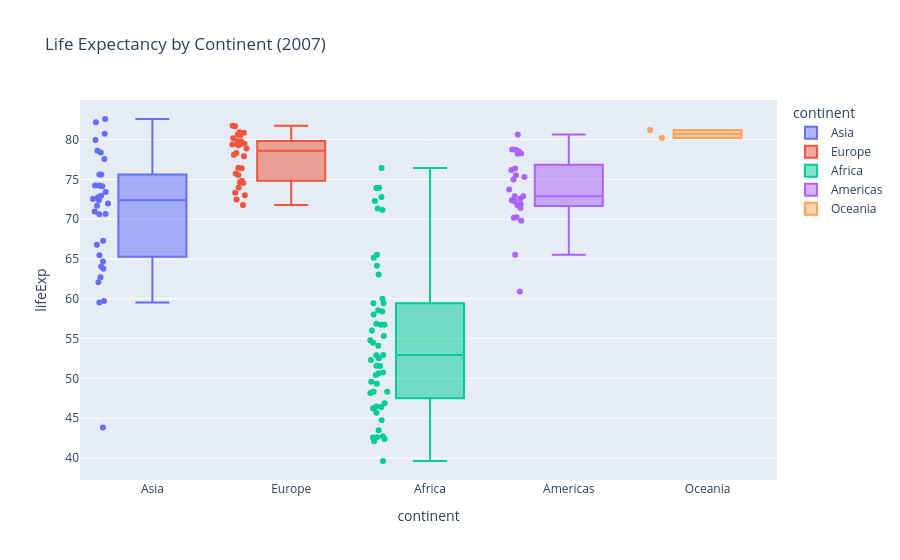

Notebook cell for this chart:
### Code cell
fig = px.box(
    df_2007,
    x="continent",
    y="lifeExp",
    color="continent",
    points="all",
    title="Life Expectancy by Continent (2007)",
)
fig.show()

### Figure 1 — Plotly figure (JSON) as saved in the notebook; plotly's stock layout.template omitted (floating-point values rounded to 4 significant figures)
{"data": [{"alignmentgroup": "True", "boxpoints": "all", "hovertemplate": "continent=%{x}<br>lifeExp=%{y}<extra></extra>", "legendgroup": "Asia", "marker": {"color": "#636efa"}, "name": "Asia", "notched": false, "offsetgroup": "Asia", "orientation": "v", "showlegend": true, "type": "box", "x": ["Asia", "Asia", "Asia", "Asia", "Asia", "Asia", "Asia", "Asia", "Asia", "Asia", "Asia", "Asia", "Asia", "Asia", "Asia", "Asia", "Asia", "Asia", "Asia", "Asia", "Asia", "Asia", "Asia", "Asia", "Asia", "Asia", "Asia", "Asia", "Asia", "Asia", "Asia", "Asia", "Asia"], "x0": " ", "xaxis": "x", "y": [43.83, 75.64, 64.06, 59.72, 72.96, 82.21, 64.7, 70.65, 70.96, 59.55, 80.75, 82.6, 72.53, 67.3, 78.62, 77.59, 71.99, 74.24, 66.8, 62.07, 63.78, 75.64, 65.48, 71.69, 72.78, 79.97, 72.4, 74.14, 78.4, 70.62, 74.25, 73.42, 62.7], "y0": " ", "yaxis": "y"}, {"alignmentgroup": "True", "boxpoints": "all", "hovertemplate": "continent=%{x}<br>lifeExp=%{y}<extra></extra>", "legendgroup": "Europe", "marker": {"color": "#EF553B"}, "name": "Europe", "notched": false, "offsetgroup": "Europe", "orientation": "v", "showlegend": true, "type": "box", "x": ["Europe", "Europe", "Europe", "Europe", "Europe", "Europe", "Europe", "Europe", "Europe", "Europe", "Europe", "Europe", "Europe", "Europe", "Europe", "Europe", "Europe", "Europe", "Europe", "Europe", "Europe", "Europe", "Europe", "Europe", "Europe", "Europe", "Europe", "Europe", "Europe", "Europe"], "x0": " ", "xaxis": "x", "y": [76.42, 79.83, 79.44, 74.85, 73.0, 75.75, 76.49, 78.33, 79.31, 80.66, 79.41, 79.48, 73.34, 81.76, 78.89, 80.55, 74.54, 79.76, 80.2, 75.56, 78.1, 72.48, 74.0, 74.66, 77.93, 80.94, 80.88, 81.7, 71.78, 79.42], "y0": " ", "yaxis": "y"}, {"alignmentgroup": "True", "boxpoints": "all", "hovertemplate": "continent=%{x}<br>lifeExp=%{y}<extra></extra>", "legendgroup": "Africa", "marker": {"color": "#00cc96"}, "name": "Africa", "notched": false, "offsetgroup": "Africa", "orientation": "v", "showlegend": true, "type": "box", "x": ["Africa", "Africa", "Africa", "Africa", "Africa", "Africa", "Africa", "Africa", "Africa", "Africa", "Africa", "Africa", "Africa", "Africa", "Africa", "Africa", "Africa", "Africa", "Africa", "Africa", "Africa", "Africa", "Africa", "Africa", "Africa", "Africa", "Africa", "Africa", "Africa", "Africa", "Africa", "Africa", "Africa", "Africa", "Africa", "Africa", "Africa", "Africa", "Africa", "Africa", "Africa", "Africa", "Africa", "Africa", "Africa", "Africa", "Africa", "Africa", "Africa", "Africa", "Africa", "Africa"], "x0": " ", "xaxis": "x", "y": [72.3, 42.73, 56.73, 50.73, 52.3, 49.58, 50.43, 44.74, 50.65, 65.15, 46.46, 55.32, 48.33, 54.79, 71.34, 51.58, 58.04, 52.95, 56.73, 59.45, 60.02, 56.01, 46.39, 54.11, 42.59, 45.68, 73.95, 59.44, 48.3, 54.47, 64.16, 72.8, 71.16, 42.08, 52.91, 56.87, 46.86, 76.44, 46.24, 65.53, 63.06, 42.57, 48.16, 49.34, 58.56, 39.61, 52.52, 58.42, 73.92, 51.54, 42.38, 43.49], "y0": " ", "yaxis": "y"}, {"alignmentgroup": "True", "boxpoints": "all", "hovertemplate": "continent=%{x}<br>lifeExp=%{y}<extra></extra>", "legendgroup": "Americas", "marker": {"color": "#ab63fa"}, "name": "Americas", "notched": false, "offsetgroup": "Americas", "orientation": "v", "showlegend": true, "type": "box", "x": ["Americas", "Americas", "Americas", "Americas", "Americas", "Americas", "Americas", "Americas", "Americas", "Americas", "Americas", "Americas", "Americas", "Americas", "Americas", "Americas", "Americas", "Americas", "Americas", "Americas", "Americas", "Americas", "Americas", "Americas", "Americas"], "x0": " ", "xaxis": "x", "y": [75.32, 65.55, 72.39, 80.65, 78.55, 72.89, 78.78, 78.27, 72.23, 74.99, 71.88, 70.26, 60.92, 70.2, 72.57, 76.19, 72.9, 75.54, 71.75, 71.42, 78.75, 69.82, 78.24, 76.38, 73.75], "y0": " ", "yaxis": "y"}, {"alignmentgroup": "True", "boxpoints": "all", "hovertemplate": "continent=%{x}<br>lifeExp=%{y}<extra></extra>", "legendgroup": "Oceania", "marker": {"color": "#FFA15A"}, "name": "Oceania", "notched": false, "offsetgroup": "Oceania", "orientation": "v", "showlegend": true, "type": "box", "x": ["Oceania", "Oceania"], "x0": " ", "xaxis": "x", "y": [81.23, 80.2], "y0": " ", "yaxis": "y"}], "layout": {"boxmode": "overlay", "legend": {"title": {"text": "continent"}, "tracegroupgap": 0}, "title": {"text": "Life Expectancy by Continent (2007)"}, "xaxis": {"anchor": "y", "categoryarray": ["Asia", "Europe", "Africa", "Americas", "Oceania"], "categoryorder": "array", "domain": [0, 1], "title": {"text": "continent"}}, "yaxis": {"anchor": "x", "domain": [0, 1], "title": {"text": "lifeExp"}}}}
